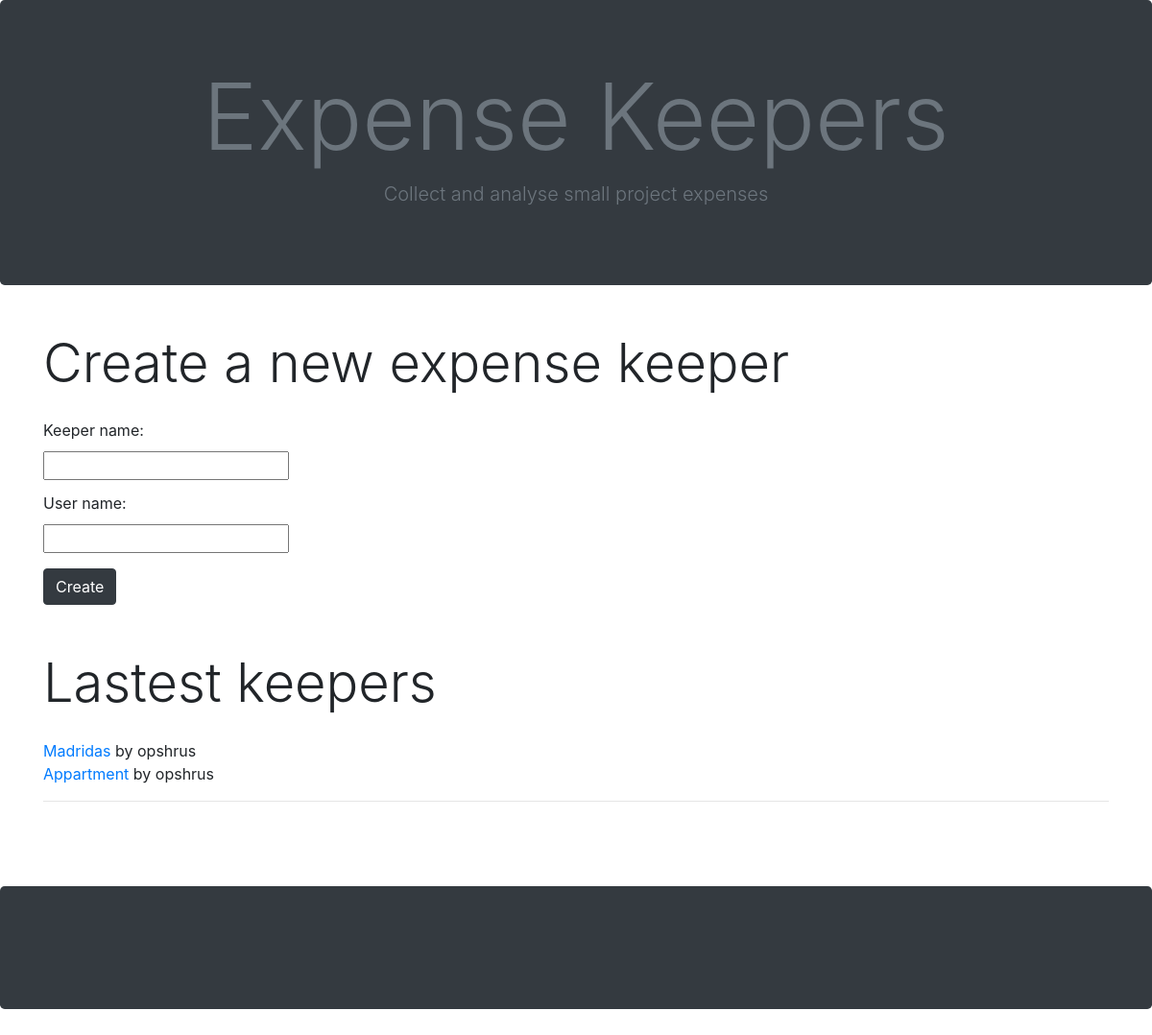
The page / on the database its author committed.
### islaidos_app/models.py (models this page shows)
class Keeper(models.Model):
    keeper_name = models.CharField(max_length=50, default=None)
    user_name = models.CharField(max_length=50, default=None)

### islaidos_app/views.py (the view)
# urls.py: 2. Add a URL to urlpatterns:  path('', views.home, name='home')
def home(request):
    keepers = Keeper.objects.all()
    if request.method == 'POST':
        form = KeeperForm(request.POST)
        if form.is_valid():
            new_keeper = form.save()
            return redirect(f'/keepers/{new_keeper.id}/')
    else:
        form = KeeperForm()
    return render(request, 'home.html', {'keepers':keepers, 'form':form})

### islaidos_app/forms.py
class KeeperForm(forms.ModelForm):
    class Meta:
        model = Keeper
        fields = ['keeper_name', 'user_name']

### islaidos_app/templates/home.html (shortened to what this page needs)
{% extends 'base.html' %}
{% block content %}
<div class="display-4 mb-4">
    Create a new expense keeper
</div>
<form method="POST">
    <div class="form-group">
        {{ form }}
    </div>
    <button type="submit" class="btn btn-dark mb-5">Create</button>
</form>
<div class="display-4 mb-4">
    Lastest keepers
</div>
{% if keepers %}
{% for keeper in keepers %}
<div><a href="{% url 'viewKeeper' keeper.id %}">{{keeper.keeper_name}}</a> by {{keeper.user_name}}</div>
{% endfor %}
{% endif %}
<hr>
<br>
<br>
<br>
{% endblock %}

### static/css/styles.css (style rules this page uses)
.container .form-group { width: 20% }
.container .form-group label { display: block; margin-bottom: 10px; }
.container .form-group input { display: block; margin-bottom: 12px; }

### rows shown on the page
Keeper: keeper_name "Madridas", user_name "opshrus"
Keeper: keeper_name "Appartment", user_name "opshrus"
